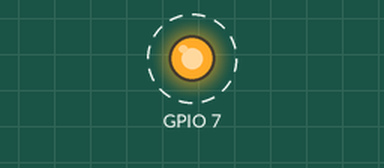
Recording of a program running on a simulated Raspberry Pi (BCM pin numbers). On the bench: output pins drawn as LEDs (lit = HIGH). Dashed ring = blinking.

Above: at 0.05 s.
Timing chart, 0 to 3.0 s (numbered marks = the images above):
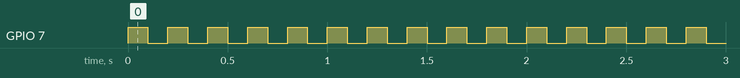

Measured:
- by itself, GPIO 7: alternates HIGH for 0.10 s and LOW for 0.10 s

The program:

gpio7output.py
```python
#!/usr/bin/env python

import RPi.GPIO as GPIO
import time

GPIO.setwarnings(False)

GPIO.setmode(GPIO.BCM)
GPIO.setup(7,GPIO.OUT)

while 1:
	GPIO.output(7,True)
	time.sleep(0.1)
	GPIO.output(7,False)
	time.sleep(0.1)
```
